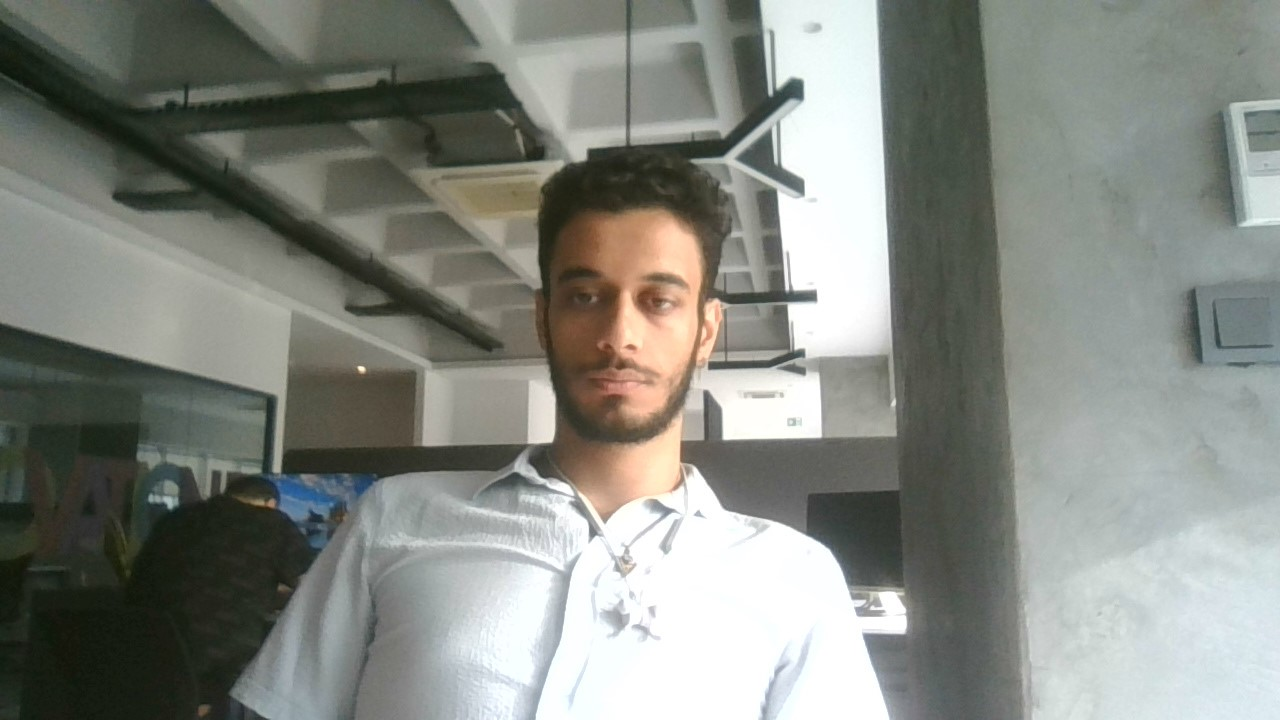
#> input picture live-image-difference-ui-main/image1.jpg, 1280 x 720 px; the run also reads 1 picture not shown here
$ python run_script.py
#> lines starting #> are read from the running program, lines starting #| are printed output that depends on the picture; after the words box and inside, x2 and y2 are one past the last pixel; in counts of white or black regions, pixels touching at a corner belong together
import cv2
import numpy as np

img1 = cv2.imread("image1.jpg")
#> img1 is the input picture: shape (720, 1280, 3); mean B, G, R 129.1, 135.9, 132.6
img2 = cv2.imread("image2.jpg")
diff = cv2.absdiff(img1, img2)
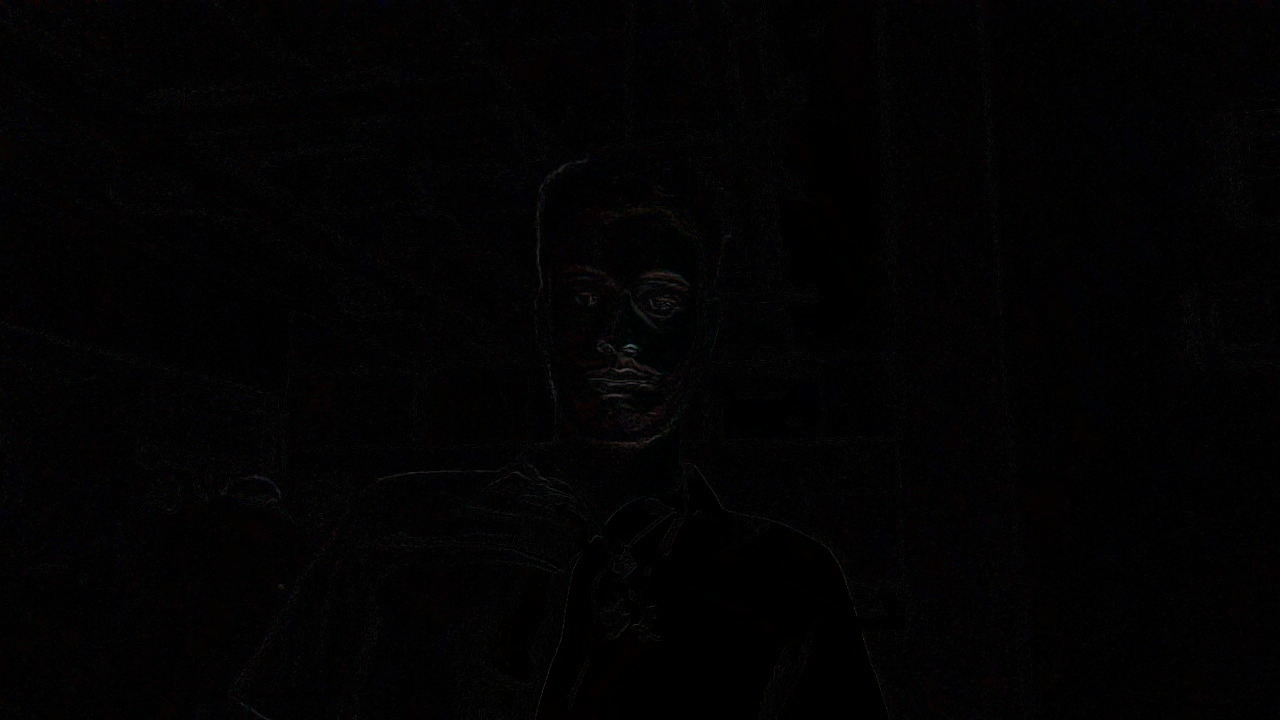
#> diff: shape (720, 1280, 3); mean B, G, R 2.4, 2.1, 2.5

mask = cv2.cvtColor(diff, cv2.COLOR_BGR2GRAY)

th = 1
imask = mask > th
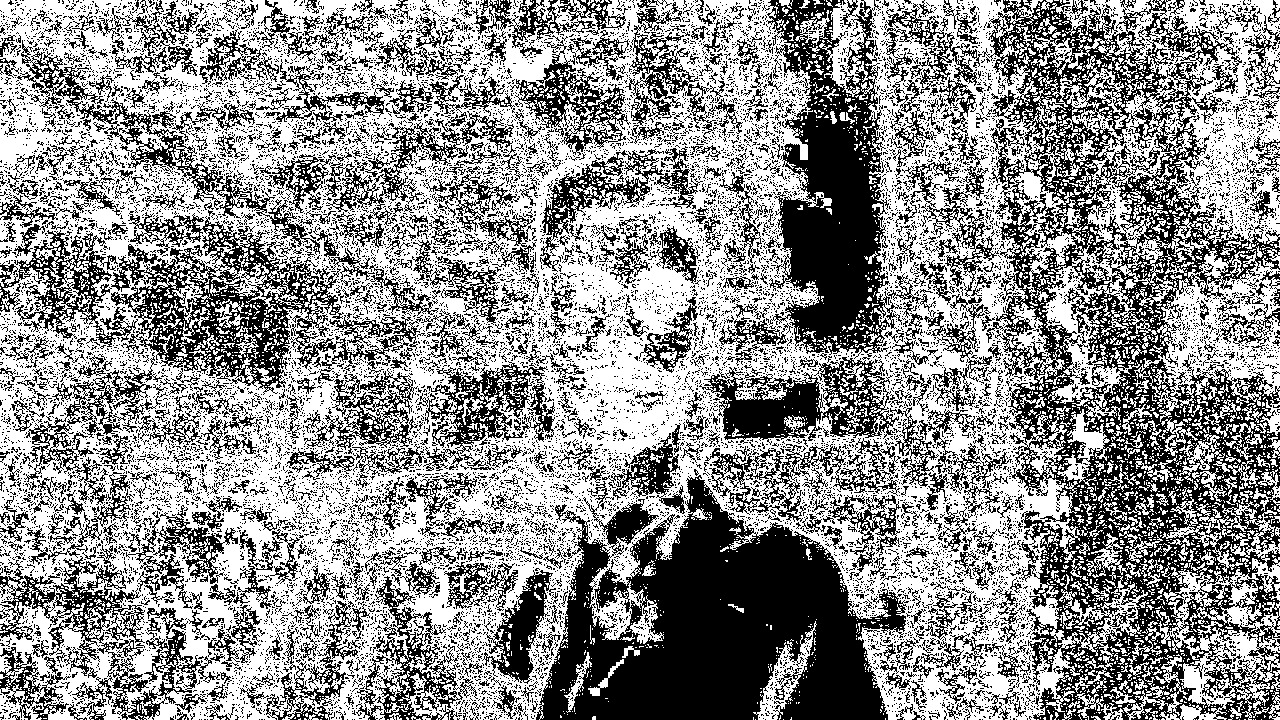
#> imask: shape (720, 1280) bool; 56.9% white; 14608 black regions (13727 under 20 px), largest, box (x1, y1, x2, y2) and area: (982, 0, 1280, 720) 84474, (536, 475, 909, 720) 52239, (766, 0, 902, 359) 25313

canvas = np.zeros_like(img2, np.uint8)
canvas[imask] = img2[imask]
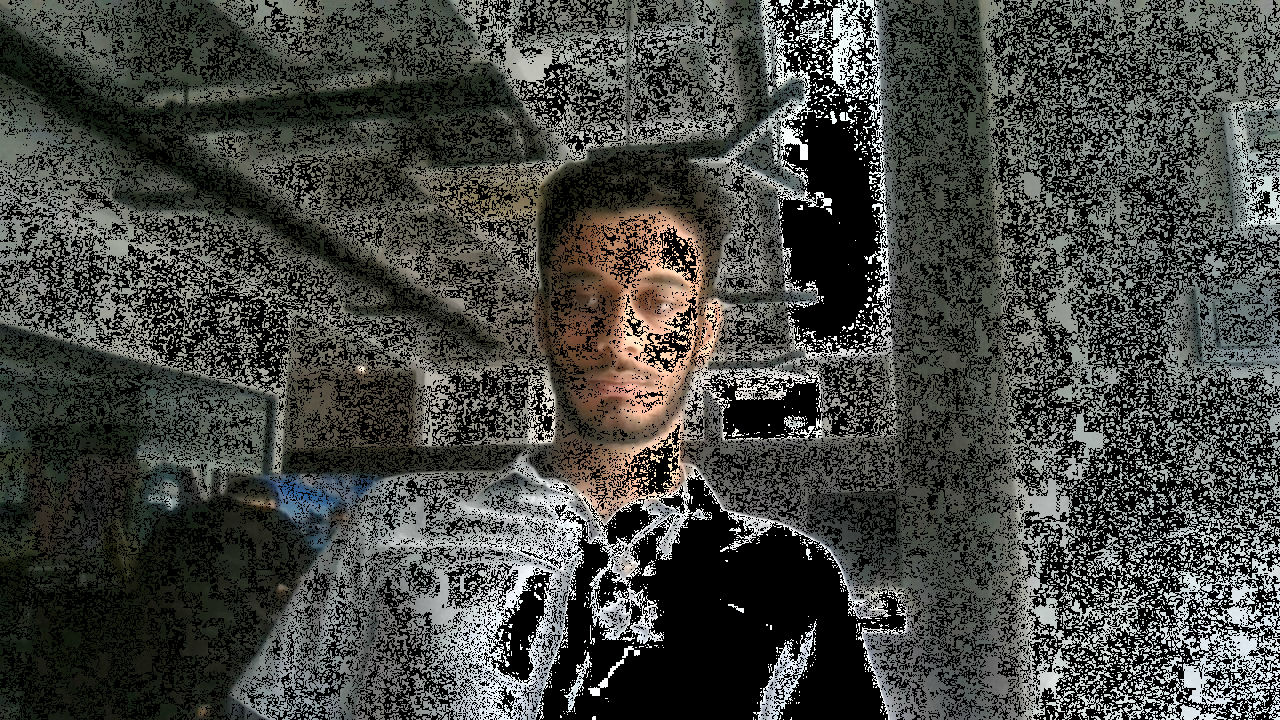
#> canvas: shape (720, 1280, 3); mean B, G, R 65.3, 69.7, 68.1

cv2.imwrite("result.png", canvas)
